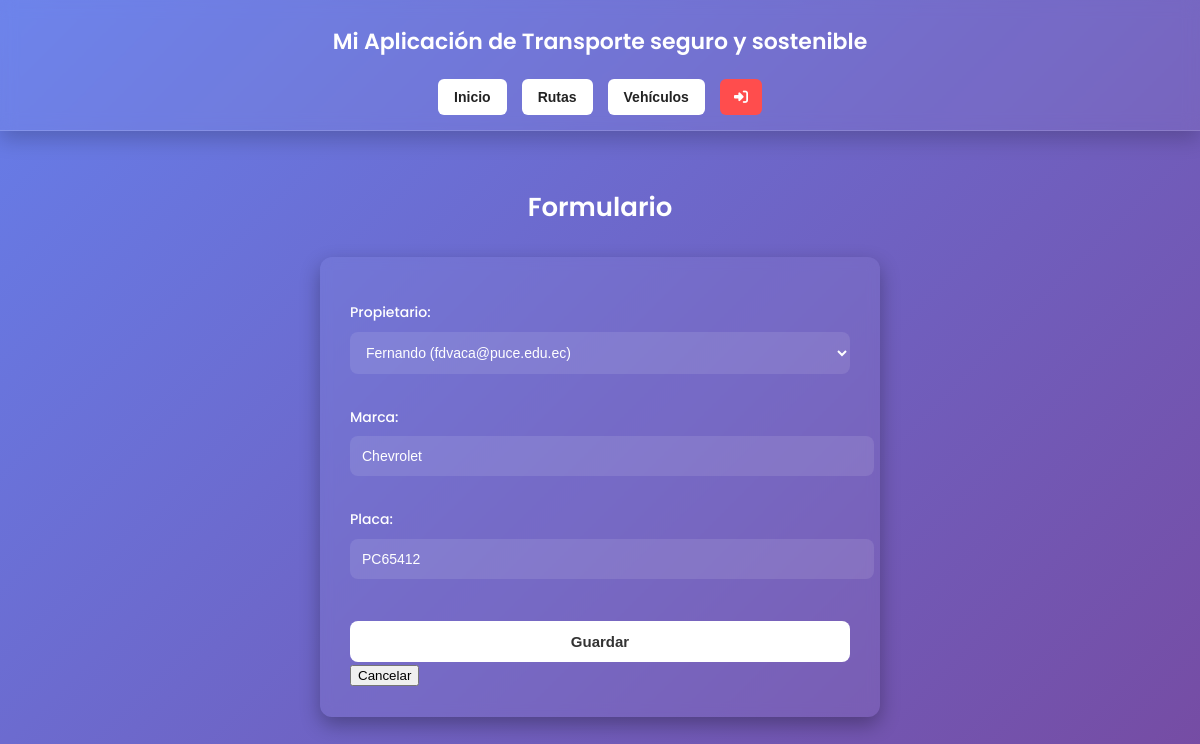
The page /vehiculos/update/1/ (signed in) on the database as committed earlier.
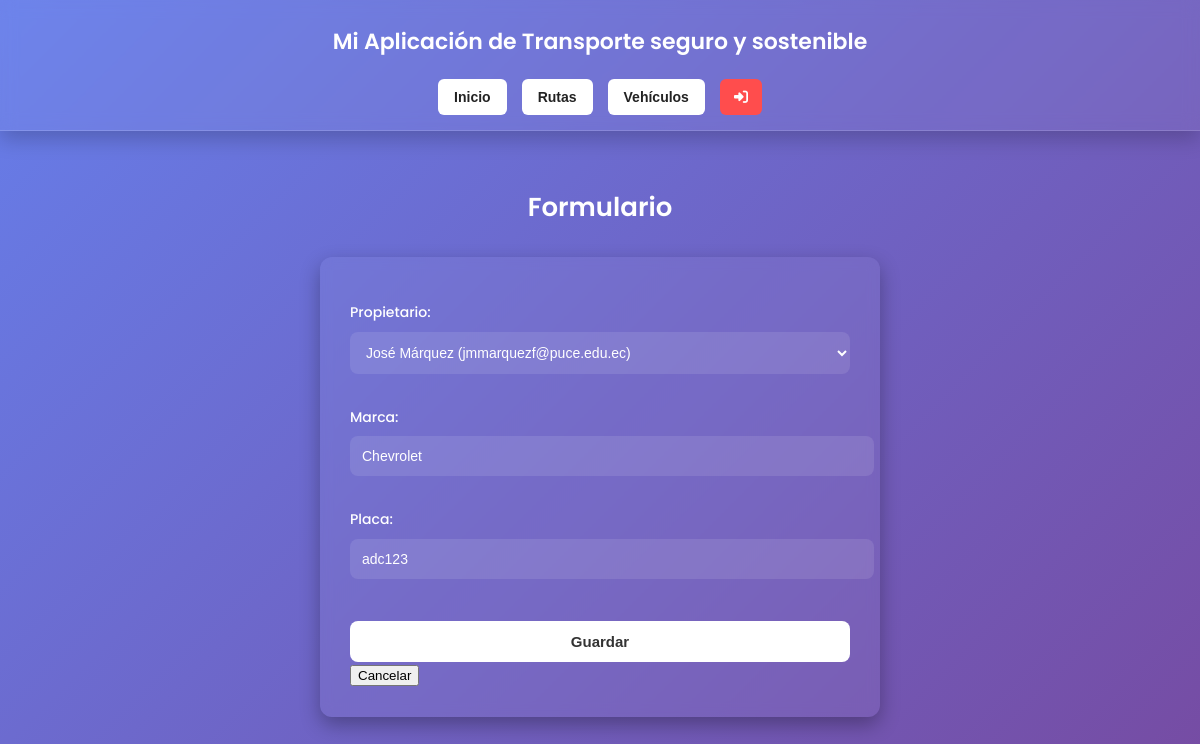
The same page on the database as committed later.
### DevChApp/models.py (models this page shows, shortened)
class Vehiculo(models.Model):
    propietario = models.ForeignKey(Usuario, on_delete=models.CASCADE)
    marca = models.CharField(max_length=50)
    placa = models.CharField(max_length=10, unique=True)

### DevChApp/views.py (the view)
# urls.py: path('vehiculos/update/<int:pk>/', views.vehiculo_update, name='vehiculo_update'),
@login_required(login_url='login')
def vehiculo_update(request, pk):
    vehiculo = get_object_or_404(Vehiculo, pk=pk)
    form = VehiculoForm(request.POST or None, instance=vehiculo)
    if form.is_valid():
        form.save()
        return redirect('vehiculo_list')
    return render(request, 'vehiculo/form.html', {'form': form})

### DevChApp/forms.py
class VehiculoForm(forms.ModelForm):
    class Meta:
        model = Vehiculo
        fields = '__all__'

### DevChApp/models.py (called while the page is built)
    def __str__(self):
        return f"{self.nombre} ({self.correo})"

### DevChApp/templates/vehiculo/form.html (shortened to what this page needs)
{% extends "base.html" %}
{% load static %}
{% block content %}
<h1>Formulario</h1>
<form method="post">
  {{ form.as_p }}
  <button type="submit">Guardar</button>
  <button type="button" onclick="window.history.back()">Cancelar</button>
</form>
{% endblock content %}

Rows that differ between the two databases and show on the page:
changed Vehiculo "Chevrolet": propietario "Fernando (fdvaca@puce.edu.ec)" → "José Márquez (jmmarquezf@puce.edu.ec)"; placa "PC65412" → "adc123"
